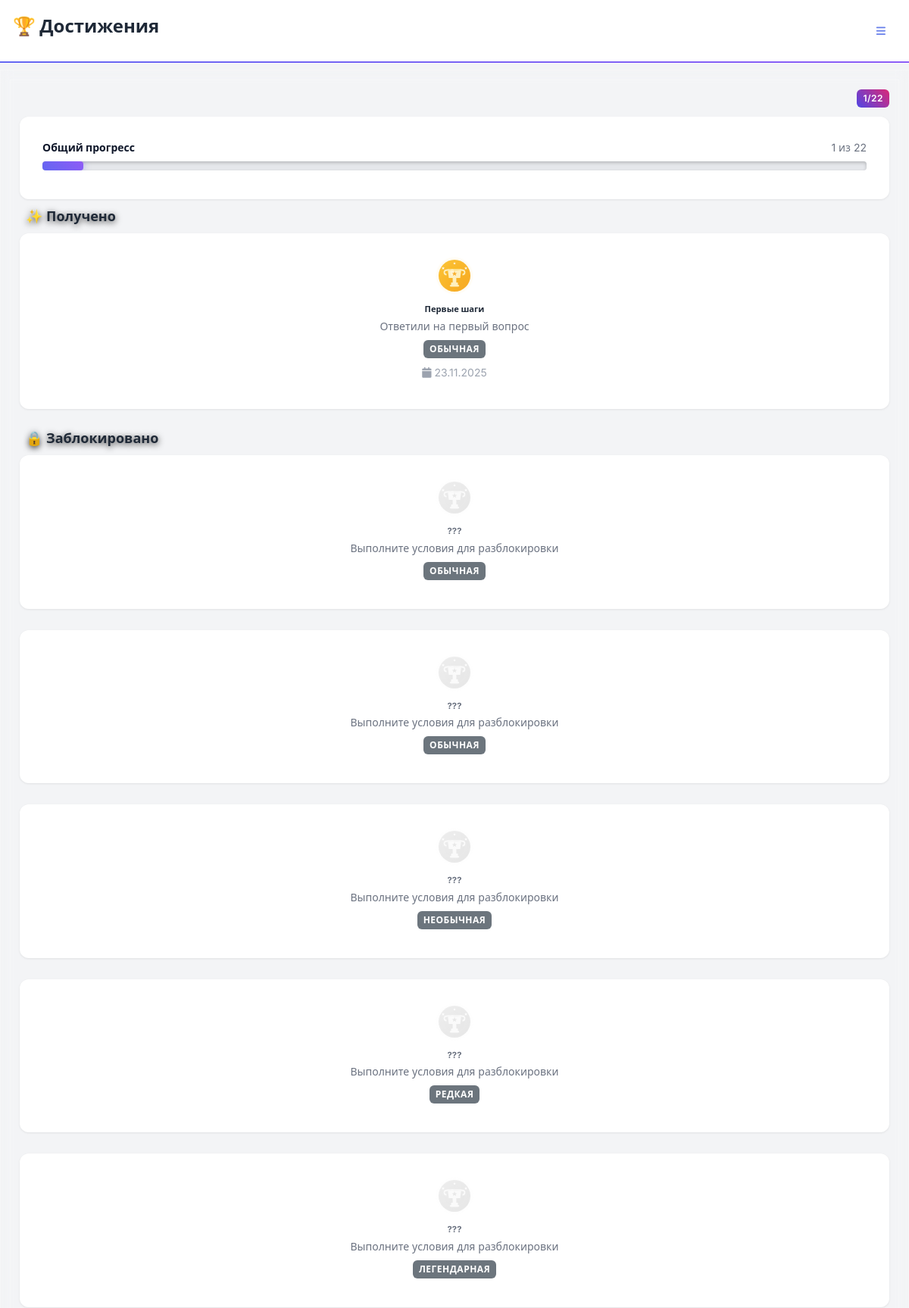
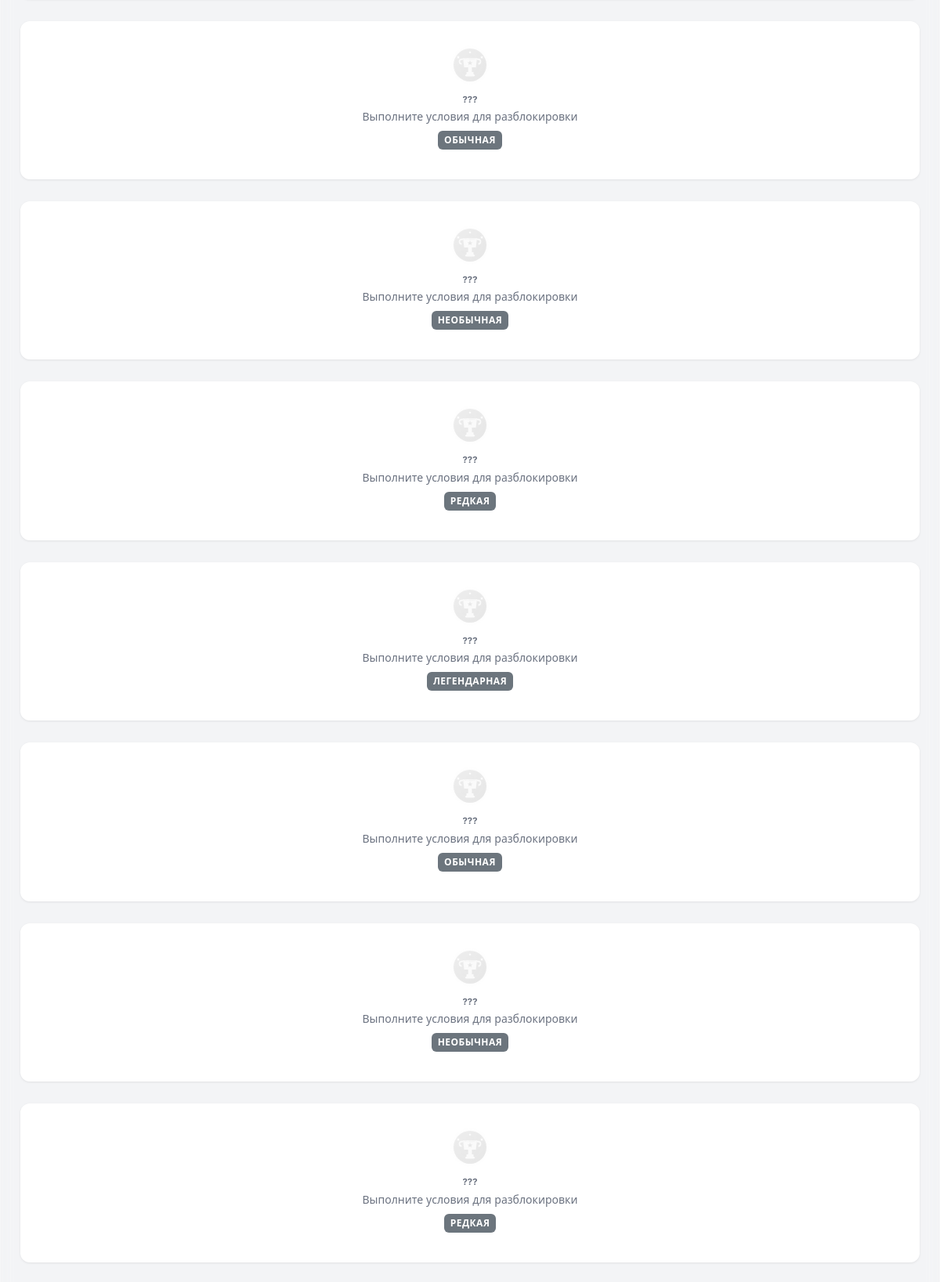
The app's page /mobile-achievements/ (signed in, upper part) with its own data (2 pictures, top to bottom).
### game/models.py (models this page shows, shortened)
class UserAchievement(models.Model):
    user = models.ForeignKey('accounts.User', on_delete=models.CASCADE)
    achievement = models.ForeignKey(Achievement, on_delete=models.CASCADE)
    earned_at = models.DateTimeField(auto_now_add=True)
    class Meta:
        unique_together = ('user', 'achievement')
        verbose_name = "Полученное достижение"
        verbose_name_plural = "Полученные достижения"

class Achievement(models.Model):
    RARITY_CHOICES = [
        ('common', 'Обычная'),
        ('uncommon', 'Необычная'),
        ('rare', 'Редкая'),
        ('legendary', 'Легендарная'),
    ]
    CATEGORY_CHOICES = [
        ('progress', 'Прогресс'),
        ('streak', 'Серии'),
        ('points', 'Очки'),
        ('coins', 'Монеты'),
        ('levels', 'Уровни'),
        ('special', 'Особые'),
    ]
    name = models.CharField(max_length=100, unique=True)
    description = models.TextField()
    rarity = models.CharField(max_length=20, choices=RARITY_CHOICES, default='common')
    category = models.CharField(max_length=20, choices=CATEGORY_CHOICES, default='progress')
    badge_image = models.ImageField(upload_to='badges/', blank=True, null=True)
    icon = models.CharField(max_length=50, default="fa-trophy")  # Font Awesome иконка
    points_reward = models.IntegerField(default=0)  # Дополнительные очки за получение
    coins_reward = models.IntegerField(default=0)   # Дополнительные монеты за получение

### game/views.py (the view)
# urls.py: path('achievements/', views.mobile_achievements, name='mobile_achievements'),
@login_required
def mobile_achievements(request):
    user = request.user
    user_achievements = UserAchievement.objects.filter(user=user).select_related('achievement')
    achieved_ids = user_achievements.values_list('achievement_id', flat=True)
    all_achievements = Achievement.objects.all()
    locked_achievements = all_achievements.exclude(id__in=achieved_ids)
    return render(request, 'game/mobile_achievements.html', {
        'user_achievements': user_achievements,
        'locked_achievements': locked_achievements,
        'achievements_count': user_achievements.count(),
        'total_achievements': all_achievements.count(),
    })

### accounts/models.py (called while the page is built)
    def get_avatar_display(self):
        if self.avatar:
            return self.avatar.url
        elif self.default_avatar:
            return f"/static/avatars/default/{self.default_avatar}.svg"
        else:
            return None

### game/context_processors.py (called while the page is built)
def notifications_context(request):
    try:
        if request.user.is_authenticated:
            return {
                'unread_notifications_count': Notification.objects.filter(
                    user=request.user,
                    is_read=False
                ).count()
            }
    except Exception:
        pass
    return {'unread_notifications_count': 0}

def mobile_view_context(request):
    user_agent = request.META.get('HTTP_USER_AGENT', '').lower()
    mobile_keywords = [
        'mobile', 'android', 'iphone', 'ipod', 'ipad',
        'blackberry', 'windows phone', 'webos', 'opera mini',
        'iemobile', 'mobile safari'
    ]
    is_mobile = any(keyword in user_agent for keyword in mobile_keywords)
    if 'force_mobile_view' in request.session:
        is_mobile = request.session['force_mobile_view']
    return {
        'mobile_view': is_mobile
    }

def achievements_context(request):
    if request.user.is_authenticated:
        user_achievements = UserAchievement.objects.filter(
            user=request.user
        ).select_related('achievement').order_by('-earned_at')[:10]
        achievements_list = []
        for ua in user_achievements:
            achievements_list.append({
                'achievement': ua.achievement,
                'earned_at': ua.earned_at
            })
        return {
            'mobile_achievements': achievements_list,
            'mobile_achievements_count': UserAchievement.objects.filter(user=request.user).count()
        }
    return {
        'mobile_achievements': [],
        'mobile_achievements_count': 0
    }

### templates/game/mobile_achievements.html (shortened to what this page needs)
{% extends 'base.html' %}
{% block page_title %}🏆 Достижения{% endblock %}
{% block content %}
<div class="container">
  <div class="text-end mb-3">
    <span class="badge bg-primary">{{ achievements_count }}/{{ total_achievements }}</span>
  </div>
  <div class="card mb-3 fade-in">
    <div class="card-body">
      <div class="d-flex justify-content-between align-items-center mb-2">
        <span class="fw-bold">Общий прогресс</span>
        <span class="text-muted">{{ achievements_count }} из {{ total_achievements }}</span>
      </div>
      <div class="progress" style="height: 12px;">
        <div class="progress-bar bg-success" role="progressbar"
             style="width: {% widthratio achievements_count total_achievements 100 %}%"
             aria-valuenow="{{ achievements_count }}"
             aria-valuemin="0"
             aria-valuemax="{{ total_achievements }}">
        </div>
      </div>
    </div>
  </div>
  {% if user_achievements %}
  <h4 class="section-title">✨ Получено</h4>
  <div class="row g-3 mb-4">
    {% for user_achievement in user_achievements %}
    <div class="col-6 slide-in-left">
      <div class="card h-100 achievement-card-mobile haptic-light">
        <div class="card-body text-center p-3">
          <div class="achievement-icon-mobile mb-2">
            <img src="/static/images/achievements/{{ user_achievement.achievement.name|lower|cut:' '|cut:','}}.svg"
                 alt="{{ user_achievement.achievement.name }}"
                 style="width: 60px; height: 60px;"
                 onerror="this.onerror=null; this.src='/static/images/achievements/trophy.svg';">
          </div>
          <h6 class="achievement-name-mobile mb-1">{{ user_achievement.achievement.name }}</h6>
          <p class="achievement-description-mobile mb-2">{{ user_achievement.achievement.description }}</p>
          <span class="badge achievement-rarity-{{ user_achievement.achievement.rarity }}">
            {{ user_achievement.achievement.get_rarity_display }}
          </span>
          <p class="achievement-date-mobile mt-2 mb-0">
            <i class="fa-solid fa-calendar"></i> {{ user_achievement.earned_at|date:"d.m.Y" }}
          </p>
        </div>
      </div>
    </div>
    {% endfor %}
  </div>
  {% endif %}
  {% if locked_achievements %}
  <h4 class="section-title">🔒 Заблокировано</h4>
  <div class="row g-3 mb-4">
    {% for achievement in locked_achievements %}
    <div class="col-6 slide-in-right">
      <div class="card h-100 achievement-card-locked">
        <div class="card-body text-center p-3">
          <div class="achievement-icon-mobile mb-2" style="opacity: 0.3; filter: grayscale(100%);">
            <img src="/static/images/achievements/{{ achievement.name|lower|cut:' '|cut:','}}.svg"
                 alt="{{ achievement.name }}"
                 style="width: 60px; height: 60px;"
                 onerror="this.onerror=null; this.src='/static/images/achievements/trophy.svg';">
          </div>
          <h6 class="achievement-name-mobile mb-1 text-muted">???</h6>
          <p class="achievement-description-mobile mb-2 text-muted">Выполните условия для разблокировки</p>
          <span class="badge bg-secondary">
            {{ achievement.get_rarity_display }}
          </span>
        </div>
      </div>
    </div>
    {% endfor %}
  </div>
  {% endif %}
</div>
{% endblock %}

### static/css/finquest.css (style rules this page uses)
:root { --game-primary: #4f46e5; --game-secondary: #db2777; --game-accent: #d97706; --game-success: #059669; --game-danger: #dc2626; --game-dark: #111827; --game-surface: #f8fafc; --game-text: #0f172a; }
body { font-family: 'Inter', system-ui, -apple-system, Segoe UI, Roboto, sans-serif; color: var(--game-text); background: linear-gradient(135deg, #0f0f23 0%, #1a1a3e 25%, #2d1b69 50%, #1a1a3e 75%, #0f0f23 100%); min-height: 100vh; background-attachment: fixed; position: relative; overflow-x: hidden; }
body::before { content: ''; position: fixed; top: 0; left: 0; width: 100%; height: 100%; background: radial-gradient(circle at 20% 80%, rgba(120, 119, 198, 0.3) 0%, transparent 50%), radial-gradient(circle at 80% 20%, rgba(255, 119, 198, 0.3) 0%, transparent 50%), radial-gradient(circle at 40% 40%, rgba(120, 219, 255, 0.2) 0%, transparent 50%); animation: backgroundShift 20s ease-in-out infinite; z-index: -1; }
.card { border: none; background: linear-gradient(135deg, rgba(255,255,255,0.98) 0%, rgba(255,255,255,0.92) 100%); backdrop-filter: blur(20px); border-radius: 16px; box-shadow: 0 8px 32px rgba(0,0,0,0.2), 0 0 40px rgba(120, 119, 198, 0.15), inset 0 1px 0 rgba(255,255,255,0.2); border: 1px solid rgba(255,255,255,0.4); transition: all 0.3s ease; position: relative; overflow: hidden; color: var(--game-text); }
.card::before { content: ''; position: absolute; top: 0; left: -100%; width: 100%; height: 100%; background: linear-gradient(90deg, transparent, rgba(255,255,255,0.4), transparent); transition: left 0.6s ease; z-index: 1; }
.badge { border-radius: 20px; padding: 8px 16px; font-weight: 600; text-transform: uppercase; letter-spacing: 0.5px; font-size: 0.75rem; }
.badge.bg-primary { background: linear-gradient(45deg, var(--game-primary), var(--game-secondary)) !important; }
.section-title { display: flex; align-items: center; gap: 12px; font-weight: 700; color: #ffffff; text-shadow: 0 2px 8px rgba(0,0,0,0.8); font-size: 1.5rem; }
.container { background: rgba(255,255,255,0.15); backdrop-filter: blur(8px); border-radius: 20px; padding: 24px; margin-top: 20px; margin-bottom: 20px; border: 1px solid rgba(255,255,255,0.25); box-shadow: 0 8px 32px rgba(0,0,0,0.1); }
.progress { height: 12px; border-radius: 10px; background: rgba(0,0,0,0.1); overflow: hidden; }
.progress-bar { background: linear-gradient(45deg, var(--game-success), #059669); border-radius: 10px; }
.progress { background: rgba(0,0,0,0.2); border-radius: 10px; overflow: hidden; box-shadow: inset 0 2px 4px rgba(0,0,0,0.2); }
.progress-bar { background: linear-gradient(45deg, #6366f1, #8b5cf6, #ec4899); background-size: 200% 100%; animation: progressGlow 2s ease-in-out infinite; box-shadow: 0 0 10px rgba(99, 102, 241, 0.5); }

### static/css/mobile-app.css (style rules this page uses)
body.mobile-view { scroll-behavior: smooth; -webkit-overflow-scrolling: touch; }
.slide-in-right { animation: slideInRight 0.3s ease; }
.slide-in-left { animation: slideInLeft 0.3s ease; }
.fade-in { animation: fadeIn 0.3s ease; }

### templates/base.html (style rules this page uses)
body { padding-bottom: 0; }

### templates/game/mobile_achievements.html (style rules this page uses)
.achievement-card-mobile { border-radius: 16px; border: none; box-shadow: 0 2px 8px rgba(0, 0, 0, 0.1); transition: all 0.3s ease; background: linear-gradient(135deg, #ffffff 0%, #f8f9fa 100%); }
.achievement-card-locked { border-radius: 16px; border: 2px dashed #dee2e6; box-shadow: none; background: #f8f9fa; }
.achievement-name-mobile { font-size: 0.7rem; font-weight: 700; color: #1f2937; line-height: 1.2; }
.achievement-description-mobile { font-size: 0.65rem; color: #6b7280; line-height: 1.3; }
.achievement-date-mobile { font-size: 0.6rem; color: #9ca3af; }
.achievement-rarity-common { background: #6c757d; color: white; }
.section-title { font-size: 1.1rem; font-weight: 700; color: #1f2937; margin-bottom: 1rem; padding: 0 0.5rem; }

### records on screen
UserAchievement: achievement.name "Первые шаги", achievement.description "Ответили на первый вопрос", achievement.rarity "ОБЫЧНАЯ", earned_at "23.11.2025"
Achievement: rarity "ОБЫЧНАЯ"
Achievement: rarity "ОБЫЧНАЯ"
Achievement: rarity "НЕОБЫЧНАЯ"
Achievement: rarity "РЕДКАЯ"
Achievement: rarity "ЛЕГЕНДАРНАЯ"
Achievement: rarity "ОБЫЧНАЯ"
Achievement: rarity "НЕОБЫЧНАЯ"
Achievement: rarity "РЕДКАЯ"
Achievement: rarity "ЛЕГЕНДАРНАЯ"
Achievement: rarity "ОБЫЧНАЯ"
Achievement: rarity "НЕОБЫЧНАЯ"
Achievement: rarity "РЕДКАЯ"

### other values on screen
{{ achievements_count }} "1"
{{ total_achievements }} "22"
